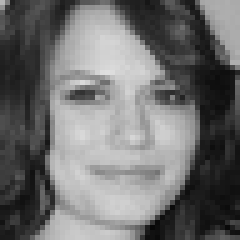
#> input picture part1/data/happy/PrivateTest_18691574.jpg, 48 x 48 px, found by its file name (shown 5 times larger); its folder holds only this picture in this run
$ python change_brightness.py
#> lines starting #> are read from the running program, lines starting #| are printed output that depends on the picture
from PIL import Image, ImageEnhance
import os
import numpy as np

# this class calculates the brightness of images and if it is too low it makes it more bright
def calculate_brightness(image):

    grayscale_image = image.convert('L')
    np_image = np.array(grayscale_image)
    brightness = np.sqrt(np.mean(np_image ** 2))
    return brightness

def increase_brightness(image, factor=1.2):
    # increase the brightness of an image by a given factor
    if image.mode != 'RGB':
        image = image.convert('RGB')
    enhancer = ImageEnhance.Brightness(image)
    return enhancer.enhance(factor)

def process_images(directory, brightness_threshold=100, brightness_increase_factor=1.2):
#> called with directory = 'data2/happy', brightness_threshold = 100, brightness_increase_factor = 1.2
    for filename in os.listdir(directory):
        if filename.lower().endswith(('jpg', 'jpeg', 'png', 'bmp', 'gif', 'tiff')):
            file_path = os.path.join(directory, filename)
            with Image.open(file_path) as img:
#> img is the input picture: PIL image 48x48 L; min 7, max 224, mean 110.9
                brightness = calculate_brightness(img)
#> in calculate_brightness, `brightness = np.sqrt(np.mean(np_image ** 2))`: brightness = 10.71
#> brightness = 10.71
                print(f"Brightness of {filename}: {brightness:.2f}")
#| Brightness of PrivateTest_18691574.jpg: 10.71
                if brightness < brightness_threshold:
                    print(f"Increasing brightness of {filename} (brightness: {brightness:.2f})")
#| Increasing brightness of PrivateTest_18691574.jpg (brightness: 10.71)
                    brightened_image = increase_brightness(img, brightness_increase_factor)
#> in increase_brightness, `return enhancer.enhance(factor)`:
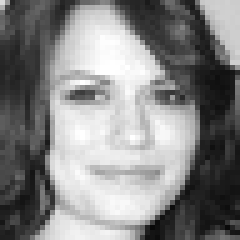
#> returned value: PIL image 48x48 RGB (shown 5 times larger); min 8, max 255, mean 132.7
                    brightened_image.save(file_path)
                else:
                    print(f"{filename} is sufficiently bright (brightness: {brightness:.2f})")

if __name__ == "__main__":
    directory = "data2/happy"
    process_images(directory)

$ run again, on part1/data/happy/PublicTest_24367513.jpg
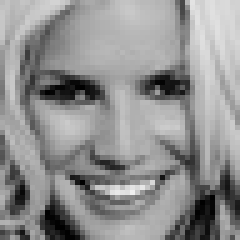
#> input picture part1/data/happy/PublicTest_24367513.jpg, 48 x 48 px, found by its file name (shown 5 times larger)
#> in process_images, img is the input picture: PIL image 48x48 L; min 0, max 239, mean 144.6
#> in calculate_brightness, `brightness = np.sqrt(np.mean(np_image ** 2))`: brightness = 10.39
#| Brightness of PublicTest_24367513.jpg: 10.39
#| Increasing brightness of PublicTest_24367513.jpg (brightness: 10.39)
#> in increase_brightness, `return enhancer.enhance(factor)`:
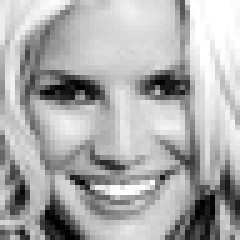
#> returned value: PIL image 48x48 RGB (shown 5 times larger); min 0, max 255, mean 172.9

$ run again, on part1/data/happy/PublicTest_24659187.jpg
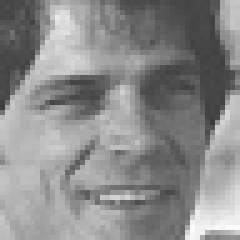
#> input picture part1/data/happy/PublicTest_24659187.jpg, 48 x 48 px, found by its file name (shown 5 times larger)
#> in process_images, img is the input picture: PIL image 48x48 L; min 59, max 252, mean 138.7
#> in calculate_brightness, `brightness = np.sqrt(np.mean(np_image ** 2))`: brightness = 10.49
#| Brightness of PublicTest_24659187.jpg: 10.49
#| Increasing brightness of PublicTest_24659187.jpg (brightness: 10.49)
#> in increase_brightness, `return enhancer.enhance(factor)`:
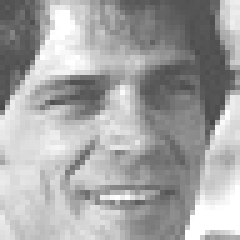
#> returned value: PIL image 48x48 RGB (shown 5 times larger); min 70, max 255, mean 165.4

$ run again, on part1/data/happy/PublicTest_76152057.jpg
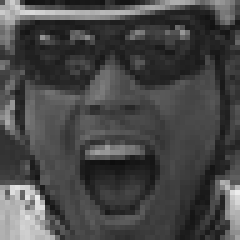
#> input picture part1/data/happy/PublicTest_76152057.jpg, 48 x 48 px, found by its file name (shown 5 times larger)
#> in process_images, img is the input picture: PIL image 48x48 L; min 13, max 236, mean 71.6
#> in calculate_brightness, `brightness = np.sqrt(np.mean(np_image ** 2))`: brightness = 10.83
#| Brightness of PublicTest_76152057.jpg: 10.83
#| Increasing brightness of PublicTest_76152057.jpg (brightness: 10.83)
#> in increase_brightness, `return enhancer.enhance(factor)`:
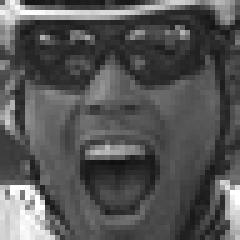
#> returned value: PIL image 48x48 RGB (shown 5 times larger); min 15, max 255, mean 85.4

$ run again, on part1/data/happy/PrivateTest_72890068.jpg
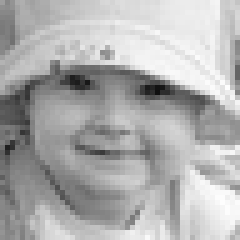
#> input picture part1/data/happy/PrivateTest_72890068.jpg, 48 x 48 px, found by its file name (shown 5 times larger)
#> in process_images, img is the input picture: PIL image 48x48 L; min 16, max 254, mean 174.3
#> in calculate_brightness, `brightness = np.sqrt(np.mean(np_image ** 2))`: brightness = 10.42
#| Brightness of PrivateTest_72890068.jpg: 10.42
#| Increasing brightness of PrivateTest_72890068.jpg (brightness: 10.42)
#> in increase_brightness, `return enhancer.enhance(factor)`:
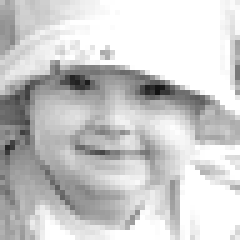
#> returned value: PIL image 48x48 RGB (shown 5 times larger); min 19, max 255, mean 203
